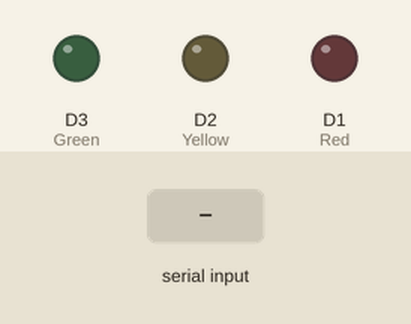
A sketch run on a simulated ESP8266 (NodeMCU). Parts: output pins drawn as LEDs (lit = HIGH). The inputs (shaded band) are chosen by the test bench. What the sketch prints to the serial monitor is not drawn.

Above: at 1.2 s.
1.3 s: "<0001 1>" received over Serial
At 2.5 s:
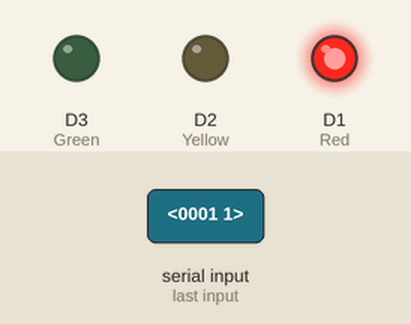
2.8 s: "<0011 1>" received over Serial
At 3.7 s:
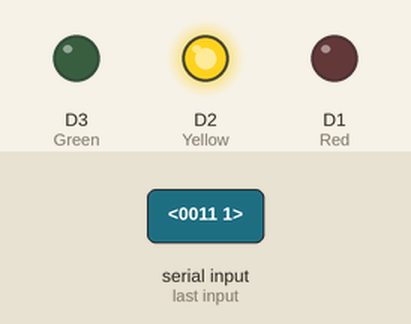
4.3 s: "<0010 1>" received over Serial
At 4.8 s:
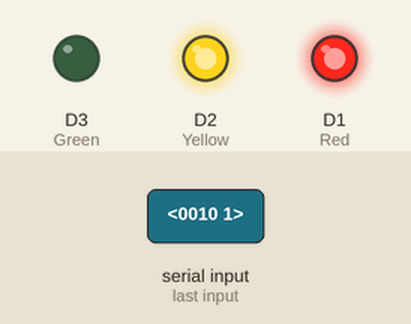
5.8 s: "<0010>" received over Serial
At 7.0 s:
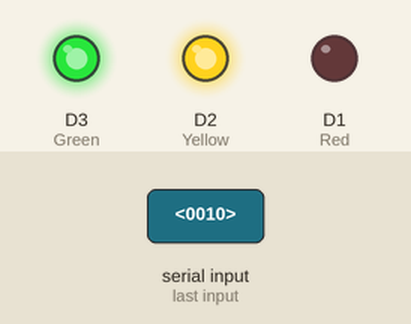
7.3 s: "<0011>" received over Serial
At 8.3 s:
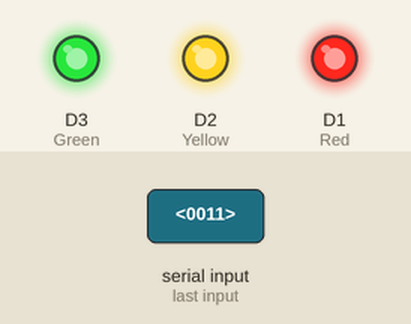
8.8 s: "<0001 150>" received over Serial
At 9.5 s:
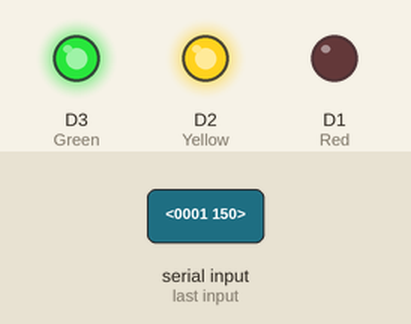
Timing chart, 0 to 11.3 s (numbered marks = the images above; inputs shaded):
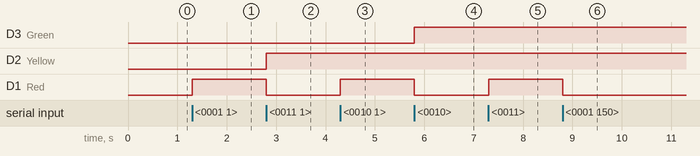

The sketch:

PLC.ino
```cpp
const int numBytes = 64;
byte receivedBytes[numBytes];
byte receivedAttribute[numBytes];

byte numReceived = 0;
byte adxReceived = 0;

boolean newData = false;
String programmedLine = "";

int programmedInputStartBlock = 0;
int programmedInputEndBlock = 0;
boolean InputIncreasing = false;

int programmedNCStartBlock = 0;
int programmedNCEndBlock = 0;
boolean NCIncreasing = false;

int programmedNOStartBlock = 0;
int programmedNOEndBlock = 0;
boolean NOIncreasing = false;

int programmedAnum[99];
int programmedAatt[99];
int attributes = 0;
int q = 0;

boolean flip = false;
int lightdisableDelay = 0;
boolean SwitchState = true;

void setup() {
  Serial.begin(9600);
  pinMode(D1, OUTPUT);//Red
  pinMode(D2, OUTPUT);//Yellow
  pinMode(D3, OUTPUT);//Green
  pinMode(D6, INPUT_PULLUP);
}

void loop() {
  recieveMessage();

  decodeMessage();

  actonMessage();

  showNewData();
}

void recieveMessage() {
  static boolean recvInProgress = false;
  static byte ndx = 0;
  static byte adx = 0;
  byte startMarker = 0x3C; //Start marker is <
  byte endMarker = 0x3E;  //End marker is >
  byte delimiter = 0x3B; //Delimiter is ;
  byte rb;
  static boolean delimiterInProgress = false;

  while (Serial.available() > 0 && newData == false) {
    rb = Serial.read(); //read the first byte to readbyte

    if (recvInProgress == true && delimiterInProgress == false) {
      if (rb == delimiter) { //If next character is the delimiter, end the message
        delimiterInProgress = true;
        receivedBytes[ndx] = '\0'; // terminate the string
        numReceived = ndx;  // save the number for use when printing
        ndx = 0;
      }
      else if (rb == endMarker) { //End the message
        receivedBytes[ndx] = '\0'; // terminate the string
        recvInProgress = false;
        numReceived = ndx;  // save the number for use when printing
        ndx = 0;
        newData = true;
      }
      else {  //Normal code
        receivedBytes[ndx] = rb;
        ndx++;
        if (ndx >= numBytes) {
          ndx = numBytes - 1;
        }
      }
    }
    else if (recvInProgress == true && delimiterInProgress == true) {
      if (rb == endMarker) {
        adxReceived = adx;
        adx = 0;
        recvInProgress = false;
        newData = true;
        delimiterInProgress = false;
      }
      else {
        receivedAttribute[adx] = rb;
        adx++;
        if (adx >= numBytes) {
          adx = numBytes - 1;
        }
      }
    }
    else if (rb == startMarker) {
      recvInProgress = true;
    }
  }
}

void decodeMessage() {
  if (newData == true) {
    String Function = "";
    //Parse the message
    //First dtermine the fucntion requested by translating the first 4 bytes
    for (byte n = 0; n < 4; n++) {
      Function += (char)receivedBytes[n];
    }

    if (Function == "0001") {
      Reprogram();
    }
    else if (Function == "0010") {
      Occupancy();
    }
    else if (Function == "0011") {
      ManualSwitch();
    }
    else if (Function == "0100"){
      BlockFailure();
    }
  }
}

void BlockFailure(){

}


void ManualSwitch() {
  String state = "";

  for (byte n = 4; n < 5; n++) {
    state += (char)receivedBytes[n];
  }
  Serial.println(state);

  if (state == "1") {
    SwitchState = true;
  }
  else if (state == "0") {
    SwitchState = false;
  }

  digitalWrite(D2, SwitchState);

  Serial.print("<0011");
  Serial.print(SwitchState);
  Serial.println(">");
}

void Occupancy() {

  //String Line = "";
  String Block = "";
  String state = "";
  boolean occupancy = false;
  String str = "";

  //  //Read the next 8 bits which are Line Color
  //  for (byte n = 4; n < 12; n++) {
  //    if (receivedBytes[n] != 0){ //If it recieved a 0, discard it
  //      Line += receivedBytes[n];
  //    }
  //  }
  //
  //  If (Line == programmedLine){

  //Read the next 4 bits which in the case of occupancy is the block int
  for (byte n = 4; n < 8; n++) {
    if (receivedBytes[n] != '-') { //If it recieved a -, discard it
      //Serial.println(receivedBytes[n]);
      Block += (char)receivedBytes[n];
    }
  }

  //Read the next block which in the case of occupancy is block status
  for (byte n = 8; n < 9; n++) {
    str = (char)receivedBytes[n];
    occupancy = str == "1";
  }

  //If the block is in the input section of the track
  if (InputIncreasing == true) {
    if (Block.toInt() >= programmedInputStartBlock && Block.toInt() <= programmedInputEndBlock) {
      if (occupancy) {
        if (Block.toInt() == programmedInputStartBlock) {
          SwitchState = false; //switch track to connect NC
          digitalWrite(D2, LOW);
        }
        else {
          //If within the range but not at the start block
        }
      }
      else {
        //If you want to do anything upon removing occupancy
        //SwitchState = false; //switch track to connect NC
        //digitalWrite(D2, HIGH);
      }
    }

  }
  else {
    if (Block.toInt() <= programmedInputStartBlock && Block.toInt() >= programmedInputEndBlock) {
      if (occupancy) {
        if (Block.toInt() == programmedInputStartBlock) {
          SwitchState = false; //switch track to connect NC
          digitalWrite(D2, LOW);
        }
        else { //If within the range but not at the start block
        }
      }
      else {
        //If you want to do anything upon removing occupancy
        //SwitchState = false; //switch track to connect NC
        //digitalWrite(D2, HIGH);
      }
    }
  }

  //If the block is in the NC section of the track
  if (NCIncreasing == true) {
    if (Block.toInt() >= programmedNCStartBlock && Block.toInt() <= programmedNCEndBlock) {
      if (occupancy) {
        if (Block.toInt() == programmedNCStartBlock) {
          SwitchState = false; //switch track to connect NC
          digitalWrite(D2, LOW);
        }
        else {
          //If within the range but not at the start block
        }
      }
      else {
        //If you want to do anything upon removing occupancy
        //SwitchState = false; //switch track to connect NC
        //digitalWrite(D2, HIGH);
      }
    }
  }
  else {
    if (Block.toInt() <= programmedNCStartBlock && Block.toInt() >= programmedNCEndBlock) {
      if (occupancy) {
        if (Block.toInt() == programmedNCStartBlock) {
          SwitchState = false; //switch track to connect NC
          digitalWrite(D2, LOW);
        }
        else { //If within the range but not at the start block
        }
      }
      else {
        //If you want to do anything upon removing occupancy
        //SwitchState = false; //switch track to connect NC
        //digitalWrite(D2, HIGH);
      }
    }
  }

  //If the block is in the NO section of the track
  Serial.println(NOIncreasing);
  if (NOIncreasing == true) {
    if (Block.toInt() >= programmedNOStartBlock && Block.toInt() <= programmedNOEndBlock) {
      if (occupancy) {
        if (Block.toInt() == programmedNOStartBlock) {
          SwitchState = true; //switch track to connect NO
          digitalWrite(D2, HIGH);
        }
        else {
          //If within the range but not at the start block
        }
      }
      else {
        //If you want to do anything upon removing occupancy
        //SwitchState = false; //switch track to connect NC
        //digitalWrite(D2, HIGH);
      }
    }
  }
  else {
    if (Block.toInt() <= programmedNOStartBlock && Block.toInt() >= programmedNOEndBlock) {
      if (occupancy) {
        if (Block.toInt() == programmedNOStartBlock) {
          SwitchState = true; //switch track to connect NC
          digitalWrite(D2, HIGH);
        }
        else { //If within the range but not at the start block
        }
      }
      else {
        //If you want to do anything upon removing occupancy
        //SwitchState = false; //switch track to connect NC
        //digitalWrite(D2, HIGH);
      }
    }
  }

  //Now what we can do, is if there is an attribute in that block then trigger lights because there will be lights at each attribute
  for (int j = 0; j < 99; j++){
    if (Block.toInt() == programmedAnum[j]){
      digitalWrite(D3, HIGH);
      lightdisableDelay = 100000;
    }
  }

int programmedAnum[99];
int programmedAatt[99];


  //Need to add the reply here maybe?>
  Serial.print('<');
  Serial.print(SwitchState);
  Serial.println('>');

  //}
}

void Reprogram() {
  if (newData == true) {

    //First thing to do is reset all the old programmed stuff

    programmedLine = "";

    programmedInputStartBlock = 0;
    programmedInputEndBlock = 0;
    InputIncreasing = false;

    programmedNCStartBlock = 0;
    programmedNCEndBlock = 0;
    NCIncreasing = false;

    programmedNOStartBlock = 0;
    programmedNOEndBlock = 0;
    NOIncreasing = false;

    for (int i = 0; i < 99; i++) {
      programmedAnum[i] = 0;
      programmedAatt[i] = 0;
    }

    attributes = 0;
    q = 0;

    char* Ldelimiter = ";"; //Large Delimiter is ;
    char* Sdelimiter = ","; //Small Delimiter is ,

    String Line = "";
    String InputStartBlock = "";
    String InputEndBlock = "";
    String NCStartBlock = "";
    String NCEndBlock = "";
    String NOStartBlock = "";
    String NOEndBlock = "";
    String Attribute = "";
    char* blockWithAtt;

    String str = String((char *)receivedAttribute);
    char str_array[str.length() + 1];
    str.toCharArray(str_array, str.length() + 1);
    Serial.print("----------New Data!-----------: ");
    Serial.println(str);
    char str_array_cpy[str.length() + 1];
    str.toCharArray(str_array_cpy, str.length() + 1);

    char* sToken = strtok(str_array, " ");
    //Serial.print("Str array1 : ");
    //Serial.println(str_array);
    /* get the first token */
    int check = 0;
    int from = 0;


    while (check != -1) {
      check = str.indexOf(Ldelimiter, from); //First check if ; appears, if so save the position to the variable check
      from = check + 1;  //save where it's at and use that to repeat the search
      attributes++;
    }
    //Serial.print("Str array2 : ");
    //Serial.println(str_array);
    //Serial.println(attributes);

    blockWithAtt = strtok(str_array, Ldelimiter);
    //Serial.println(blockWithAtt);
    int counter = 0;
    //Serial.print("Str array3 : ");
    //Serial.println(str_array);
    /* walk through other tokens */
    //while (blockWithAtt != NULL) {
    while (blockWithAtt != NULL) {

      //This is where I find the Block Number of the attribute section, A
      sToken = strtok(blockWithAtt, Sdelimiter);
      //Serial.print("sToken : ");
      //Serial.println(sToken);
      String a = "";
      for (int n = 0; n < sizeof(sToken); n++) {
        if (sToken[n] != '-') {
          a += sToken[n];
          //Serial.print("A : ");
          //Serial.println(a);
        }
      }

      programmedAnum[q] = a.toInt();
      //Serial.print("Num ");
      //Serial.println(programmedAnum[q]);


      //Here is where I find the attribute number Num, B
      sToken = strtok(NULL, Sdelimiter);
      String b = "";
      for (int n = 0; n < sizeof(sToken); n++) {
        if (sToken[n] != '-') {
          b += sToken[n];
        }
      }
      //Serial.print("Str array5 : ");
      //Serial.println(str_array);
      programmedAatt[q] = b.toInt();
      //Serial.print("Att ");
      //Serial.println(programmedAatt[q]);
      counter++;

      //This is the problem right here
      str.toCharArray(str_array_cpy, str.length() + 1);
      blockWithAtt = strtok(str_array_cpy, Ldelimiter);

      //while (blockWithAtt != NULL) {
      for (int i = 0; i < counter ; i++) {
        //Serial.print("First block : ");
        //Serial.println(blockWithAtt);
        blockWithAtt = strtok(NULL, Ldelimiter);
        //Serial.print("Second block : ");
        //Serial.println(blockWithAtt);
      }
      //Serial.print("blockWithAtt 2 : ");
      //Serial.println(blockWithAtt);

      q++;
    }

    //Read the next 8 bits which are Data1; in the case of Reprogram they are Line COlor
    for (byte n = 4; n < 12; n++) {
      if (receivedBytes[n] != 0) { //If it recieved a 0, discard it
        Line += receivedBytes[n];
      }
    }
    programmedLine = Line;

    //INPUT//
    //Read the next 4 bits which are Data2; in the case of Reprogram are Input Start Block Number
    for (byte n = 12; n < 16; n++) {
      if (receivedBytes[n] != '-') { //If it recieved a 0, discard it
        InputStartBlock += (char)receivedBytes[n];
      }
    }
    programmedInputStartBlock = InputStartBlock.toInt();
    //Read the next 4 bits which are Data2; in the case of Reprogram are End Block Number
    for (byte n = 16; n < 20; n++) {
      if (receivedBytes[n] != '-') { //If it recieved a 0, discard it
        InputEndBlock += (char)receivedBytes[n];
      }
    }
    programmedInputEndBlock = InputEndBlock.toInt();
    if (programmedInputStartBlock < programmedInputEndBlock) {
      InputIncreasing = true;
    }

    //NORMALLY CLOSED//
    //Read the next 4 bits which are Data2; in the case of Reprogram are Input Start Block Number
    for (byte n = 20; n < 24; n++) {
      if (receivedBytes[n] != '-') { //If it recieved a 0, discard it
        NCStartBlock += (char)receivedBytes[n];
      }
    }
    programmedNCStartBlock = NCStartBlock.toInt();
    //Read the next 4 bits which are Data2; in the case of Reprogram are End Block Number
    for (byte n = 24; n < 28; n++) {
      if (receivedBytes[n] != '-') { //If it recieved a 0, discard it
        NCEndBlock += (char)receivedBytes[n];
      }
    }
    programmedNCEndBlock = NCEndBlock.toInt();
    if (programmedNCStartBlock < programmedNCEndBlock) {
      NCIncreasing = true;
    }

    //NORMALLY OPEN//
    for (byte n = 28; n < 32; n++) {
      if (receivedBytes[n] != '-') { //If it recieved a 0, discard it
        NOStartBlock += (char)receivedBytes[n];
      }
    }
    programmedNOStartBlock = NOStartBlock.toInt();
    for (byte n = 32; n < 36; n++) {
      if (receivedBytes[n] != '-') { //If it recieved a 0, discard it
        NOEndBlock += (char)receivedBytes[n];
      }
    }
    programmedNOEndBlock = NOEndBlock.toInt();
    if (programmedNOStartBlock < programmedNOEndBlock) {
      NOIncreasing = true;
    }

    Serial.print('<');
    for (byte n = 0; n < numReceived; n++) {
      Serial.print((char)receivedBytes[n]);
    }

//    Serial.print(" plus ");
//    for (byte n = 0; n < q; n++) {
//      Serial.print("AttBlkNum: ");
//      Serial.print(programmedAnum[n]);
//      Serial.print(" AttBlkAtt: ");
//      Serial.println(programmedAatt[n]);
//      //Serial.print("  ");
//    }

    Serial.print('>');
    Serial.println();

  }
}


void actonMessage() {
  if (newData == true) {
    if (flip == false) {
      digitalWrite(D1, HIGH);
    }
    else {
      digitalWrite(D1, LOW);
    }
    flip = !flip;
  }
}


void showNewData() {
  lightdisableDelay--;
  if (lightdisableDelay == 0){
    digitalWrite(D3, LOW);
  }
  if (newData == true) {

    //    Serial.print('<');
    //    for (byte n = 0; n < numReceived; n++) {
    //      Serial.print((char)receivedBytes[n]);
    //    }
    //    Serial.print(" plus ")
    //    for (byte n = 0; n < q; n++) {
    //      Serial.print(programmedAnum[n]);
    //      Serial.print(" + ");
    //      Serial.print(programmedAatt[n]);
    //      Serial.print(" + ");
    //    }
    //    Serial.print('>');
    //    Serial.println();

    newData = false;
  }
}
```

Measured:
- after the input at 1.3 s, D1 (Red): LOW → HIGH at once
- after the input at 2.8 s, D2 (Yellow): LOW → HIGH at once; D1 (Red): HIGH → LOW at once
- after the input at 4.3 s, D1 (Red): LOW → HIGH at once
- after the input at 5.8 s, D3 (Green): LOW → HIGH at once; D1 (Red): HIGH → LOW at once
- after the input at 7.3 s, D1 (Red): LOW → HIGH at once
- after the input at 8.8 s, D1 (Red): HIGH → LOW at once
